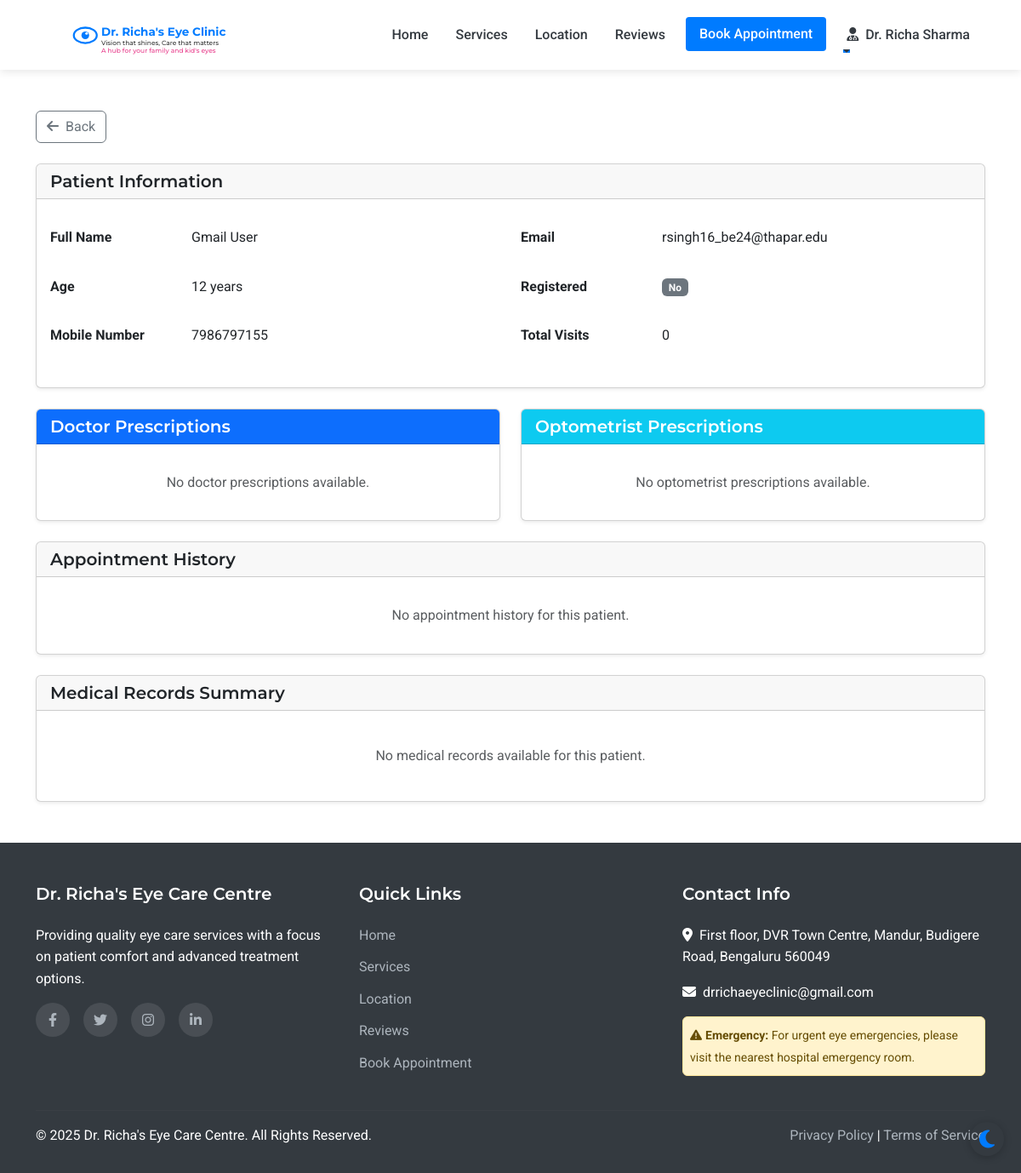
Page /admin/patient/9 (signed in) on the earlier database version.
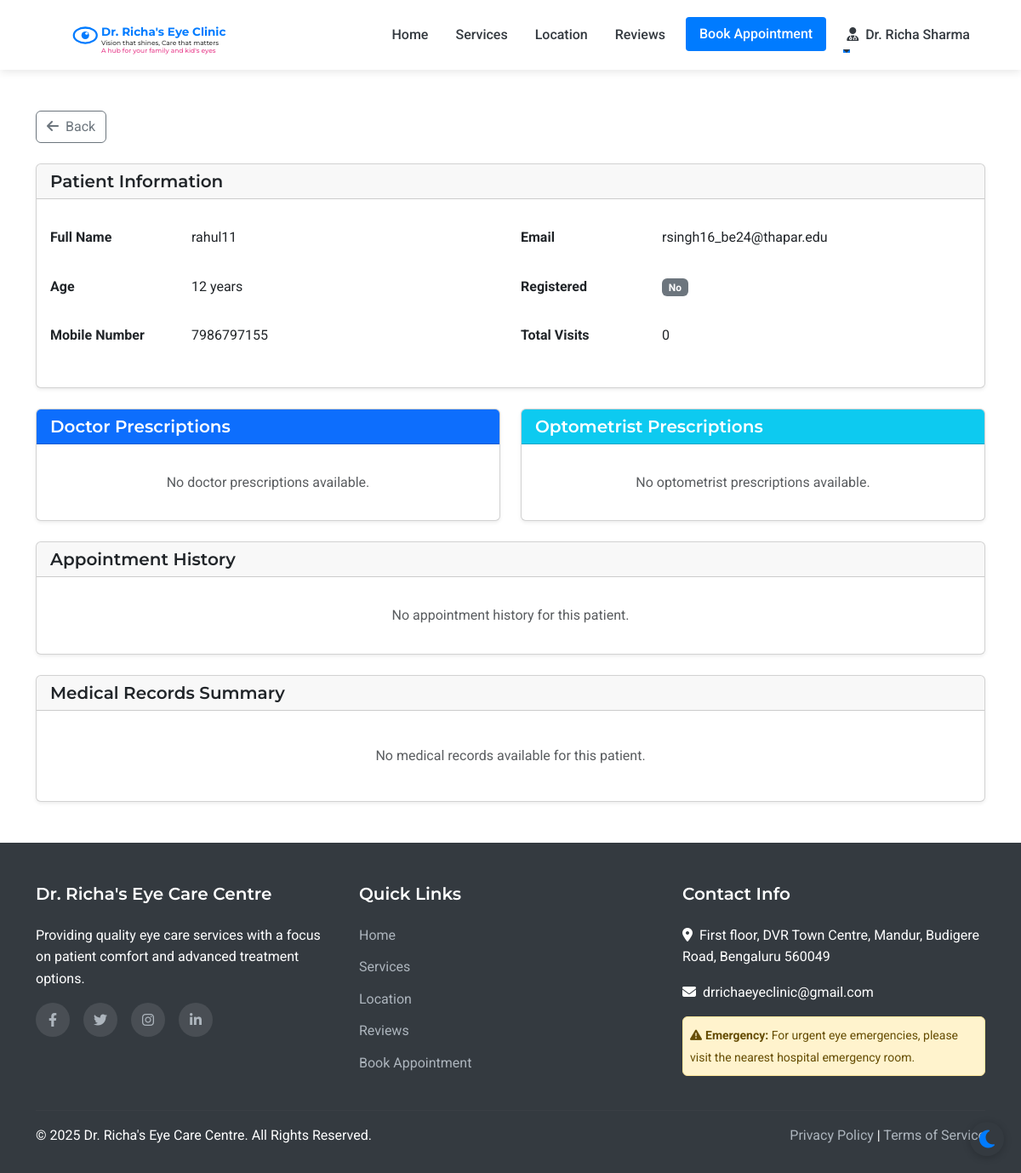
Same page on the later database version.
### models.py (models this page shows, shortened)
class Patient(UserMixin, db.Model):
    id = db.Column(db.Integer, primary_key=True)
    full_name = db.Column(db.String(100), nullable=False)
    mobile_number = db.Column(db.String(15), nullable=False)
    email = db.Column(db.String(100), nullable=True)
    age = db.Column(db.Integer, nullable=False)
    sex = db.Column(db.String(10), nullable=True)
    password_hash = db.Column(db.String(256), nullable=True)
    is_registered = db.Column(db.Boolean, default=False)
    created_at = db.Column(db.DateTime, nullable=False, default=datetime.utcnow)
    appointments = db.relationship('Appointment', backref='patient', lazy=True)
    doctor_prescriptions = db.relationship('DoctorPrescription', backref='patient', lazy=True)
    optometrist_prescriptions = db.relationship('OptometristPrescription', backref='patient', lazy=True)

### routes.py (the view)
@app.route('/admin/patient/<int:patient_id>')
@login_required
def admin_patient_view(patient_id):
    if not (isinstance(current_user, Admin) or isinstance(current_user, Assistant) or isinstance(current_user, Doctor)):
        flash('Access denied. Staff privileges required.', 'danger')
        return redirect(url_for('index'))
    if isinstance(current_user, Assistant):
        return_url = url_for('assistant_dashboard')
    elif isinstance(current_user, Doctor):
        return_url = url_for('admin_dashboard')
    else:
        return_url = url_for('admin_dashboard')
    patient = Patient.query.get_or_404(patient_id)
    appointments = Appointment.query.filter_by(patient_id=patient_id).order_by(desc(Appointment.appointment_date)).all()
    return render_template('admin/patient_view.html', patient=patient, appointments=appointments)

### app.py (called while the page is built)
@login_manager.user_loader
def load_user(user_id):
    from models import Doctor, Assistant, Admin, Patient
    try:
        if user_id.startswith('doctor_'):
            return Doctor.query.get(int(user_id.split('_')[1]))
        elif user_id.startswith('assistant_'):
            return Assistant.query.get(int(user_id.split('_')[1]))
        elif user_id.startswith('admin_'):
            return Admin.query.get(int(user_id.split('_')[1]))
        else:
            return Patient.query.get(int(user_id))
    except (ValueError, AttributeError):
        return None

### routes.py (called while the page is built)
@app.context_processor
def inject_now():
    return {'now': datetime.now()}

### templates/admin/patient_view.html (shortened to what the changed rows need)
{% extends 'layout.html' %}
{% block content %}
<div class="container py-5">
    <div class="row">
        <div class="col-lg-12">
            <div class="card shadow-sm mb-4">
                <div class="card-body">
                    <div class="row">
                        <div class="col-md-6">
                            <table class="table table-borderless">
                                <tr>
                                    <th class="ps-0" style="width: 150px;">Full Name</th>
                                    <td>{{ patient.full_name }}</td>
                                </tr>
                                <tr>
                                    <th class="ps-0">Age</th>
                                    <td>{{ patient.age }} years</td>
                                </tr>
                                <tr>
                                    <th class="ps-0">Mobile Number</th>
                                    <td>{{ patient.mobile_number }}</td>
                                </tr>
                            </table>
                        </div>
                        <div class="col-md-6">
                            <table class="table table-borderless">
                                <tr>
                                    <th class="ps-0" style="width: 150px;">Email</th>
                                    <td>{{ patient.email or 'Not provided' }}</td>
                                </tr>
                                <tr>
                                    <th class="ps-0">Registered</th>
                                </tr>
                                <tr>
                                    <th class="ps-0">Total Visits</th>
                                </tr>
                            </table>
                        </div>
                    </div>
                </div>
            </div>
                    {% set has_records = false %}
                    {% for appointment in patient.appointments %}
                        {% if appointment.medical_record %}
                            {% set has_records = true %}
                        {% endif %}
                    {% endfor %}
        </div>
    </div>
</div>
{% endblock %}

Differences in the rows shown:
changed Patient "rsingh16_be24@thapar.edu": full_name "Gmail User" → "rahul11"
